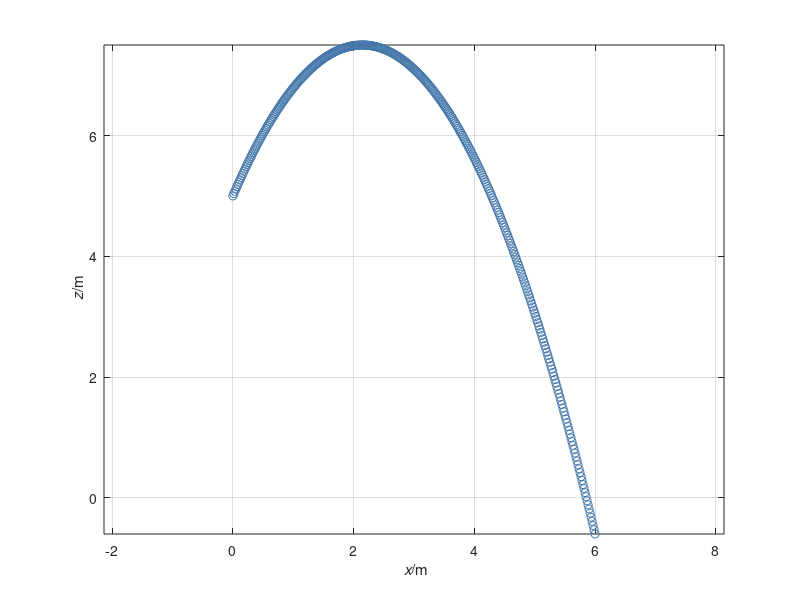

This figure's MATLAB source:
%%% Numerical simulation of object motion with gravity
%% Coordinates (t, x, z)

%% Constants
ma = 0.06;  % kg: mass-energy tennis ball a
g = 9.8;    % N/kg: gravitational acceleration

%% Initial conditions
t = 0;         % s: initial time
ra = [0, 5];   % m: initial position tennis ball a
va = [3, 7];   % m/s: initial velocity ball a
Pa = ma * va;  % N s: initial momentum ball a

%% Boundary conditions
Fa = [0, 0];            % N: momentum influx ball a
Ga = -ma * g * [0, 1];  % N: momentum supply ball a

%% Time-iteration parameters
t1 = 2;       % s: final time
dt = 0.0001;  % s: time step

%% Plotting
dtplot = t1/360;  % time interval between plots
tplot = dtplot;   % time for next plot
clf
plot(ra(1), ra(2), 'o', 'color', '#4477AA')
xlabel('{\it x}/m'); ylabel('{\it z}/m')
axis('tight'); axis('equal'); grid on; hold on

%% Numerical time integration
while t < t1

  %% constitutive relations
  va = Pa / ma;

  %% step forward in time with balance laws
  t = t + dt;
  Pa = Pa + (Fa + Ga) * dt;
  ra = ra + va * dt;

  %% plot
  if t > tplot
    %% hold off
    plot(ra(1), ra(2), 'o', 'color', '#4477AA')
    xlabel('{\it x}/m'); ylabel('{\it z}/m')
    axis('tight'); axis('equal'); grid on; hold on
    pause(0)
    tplot = tplot + dtplot;
  end
end
